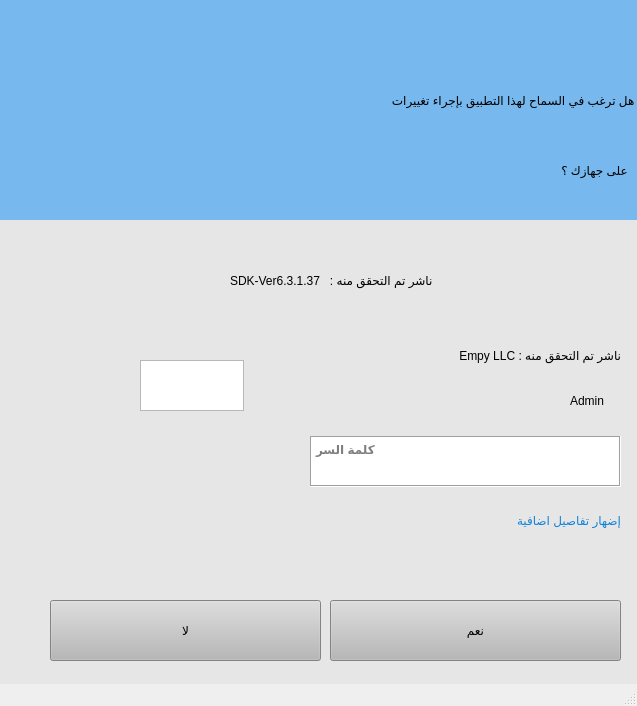
<?xml version="1.0" encoding="UTF-8"?>
<ui version="4.0">
 <class>MainWindow</class>
 <widget class="QMainWindow" name="MainWindow">
  <property name="geometry">
   <rect>
    <x>0</x>
    <y>0</y>
    <width>637</width>
    <height>706</height>
   </rect>
  </property>
  <property name="windowTitle">
   <string>MainWindow</string>
  </property>
  <widget class="QWidget" name="centralwidget">
   <widget class="QLabel" name="label">
    <property name="geometry">
     <rect>
      <x>0</x>
      <y>-20</y>
      <width>641</width>
      <height>241</height>
     </rect>
    </property>
    <property name="styleSheet">
     <string notr="true">background-color:rgb(119, 184, 238);
font: 75 16pt &quot;MS Shell Dlg 2&quot;;</string>
    </property>
    <property name="text">
     <string>  هل ترغب في السماح لهذا التطبيق بإجراء تغييرات</string>
    </property>
   </widget>
   <widget class="QLabel" name="label_4">
    <property name="geometry">
     <rect>
      <x>0</x>
      <y>220</y>
      <width>641</width>
      <height>471</height>
     </rect>
    </property>
    <property name="styleSheet">
     <string notr="true">background-color:rgb(230, 230, 230);
font: 75 16pt &quot;MS Shell Dlg 2&quot;;
color:rgb(17, 131, 215)</string>
    </property>
    <property name="inputMethodHints">
     <set>Qt::ImhHiddenText</set>
    </property>
    <property name="text">
     <string/>
    </property>
   </widget>
   <widget class="QLabel" name="label_6">
    <property name="geometry">
     <rect>
      <x>570</x>
      <y>380</y>
      <width>91</width>
      <height>41</height>
     </rect>
    </property>
    <property name="styleSheet">
     <string notr="true">background-color:rgb(230, 230, 230);
font: 75 10pt &quot;MS Shell Dlg 2&quot;;
color:rgb(0, 0, 0)</string>
    </property>
    <property name="text">
     <string>Admin</string>
    </property>
   </widget>
   <widget class="QLabel" name="label_3">
    <property name="geometry">
     <rect>
      <x>120</x>
      <y>490</y>
      <width>501</width>
      <height>61</height>
     </rect>
    </property>
    <property name="styleSheet">
     <string notr="true">background-color:rgb(230, 230, 230);
font: 75 14pt &quot;MS Shell Dlg 2&quot;;
color:rgb(17, 131, 215)</string>
    </property>
    <property name="text">
     <string>إضهار تفاصيل اضافية  </string>
    </property>
   </widget>
   <widget class="QLabel" name="label_7">
    <property name="geometry">
     <rect>
      <x>550</x>
      <y>250</y>
      <width>71</width>
      <height>61</height>
     </rect>
    </property>
    <property name="text">
     <string/>
    </property>
    <property name="pixmap">
     <pixmap>icons/add-to-28.svg</pixmap>
    </property>
    <property name="scaledContents">
     <bool>true</bool>
    </property>
   </widget>
   <widget class="QLabel" name="label_8">
    <property name="geometry">
     <rect>
      <x>230</x>
      <y>250</y>
      <width>291</width>
      <height>61</height>
     </rect>
    </property>
    <property name="styleSheet">
     <string notr="true">background-color:rgb(230, 230, 230);
font: 75 10pt &quot;MS Shell Dlg 2&quot;;
color:rgb(0, 0, 0)</string>
    </property>
    <property name="text">
     <string>SDK-Ver6.3.1.37   : ناشر تم التحقق منه</string>
    </property>
   </widget>
   <widget class="QLabel" name="label_5">
    <property name="geometry">
     <rect>
      <x>330</x>
      <y>330</y>
      <width>291</width>
      <height>51</height>
     </rect>
    </property>
    <property name="styleSheet">
     <string notr="true">background-color:rgb(230, 230, 230);
font: 75 10pt &quot;MS Shell Dlg 2&quot;;
color:rgb(0, 0, 0)</string>
    </property>
    <property name="text">
     <string>ناشر تم التحقق منه : Empy LLC</string>
    </property>
   </widget>
   <widget class="QLabel" name="label_2">
    <property name="geometry">
     <rect>
      <x>130</x>
      <y>130</y>
      <width>501</width>
      <height>81</height>
     </rect>
    </property>
    <property name="styleSheet">
     <string notr="true">background-color:rgb(119, 184, 238);
font: 75 16pt &quot;MS Shell Dlg 2&quot;;</string>
    </property>
    <property name="text">
     <string> على جهازك ؟ </string>
    </property>
   </widget>
   <widget class="QPushButton" name="pushButton_2">
    <property name="geometry">
     <rect>
      <x>50</x>
      <y>600</y>
      <width>271</width>
      <height>61</height>
     </rect>
    </property>
    <property name="styleSheet">
     <string notr="true">background-color:rgb(184, 184, 184);
font: 75 16pt &quot;MS Shell Dlg 2&quot;;</string>
    </property>
    <property name="text">
     <string>لا</string>
    </property>
   </widget>
   <widget class="QPushButton" name="btnYes">
    <property name="geometry">
     <rect>
      <x>330</x>
      <y>600</y>
      <width>291</width>
      <height>61</height>
     </rect>
    </property>
    <property name="styleSheet">
     <string notr="true">background-color:rgb(184, 184, 184);
font: 75 16pt &quot;MS Shell Dlg 2&quot;;</string>
    </property>
    <property name="text">
     <string>نعم</string>
    </property>
   </widget>
   <widget class="QTextEdit" name="txtpassword">
    <property name="geometry">
     <rect>
      <x>310</x>
      <y>436</y>
      <width>311</width>
      <height>51</height>
     </rect>
    </property>
    <property name="font">
     <font>
      <weight>75</weight>
      <bold>true</bold>
      <strikeout>false</strikeout>
      <stylestrategy>PreferAntialias</stylestrategy>
      <kerning>false</kerning>
     </font>
    </property>
    <property name="tabletTracking">
     <bool>true</bool>
    </property>
    <property name="layoutDirection">
     <enum>Qt::LeftToRight</enum>
    </property>
    <property name="autoFillBackground">
     <bool>false</bool>
    </property>
    <property name="locale">
     <locale language="English" country="Cameroon"/>
    </property>
    <property name="inputMethodHints">
     <set>Qt::ImhHiddenText</set>
    </property>
    <property name="frameShape">
     <enum>QFrame::Box</enum>
    </property>
    <property name="sizeAdjustPolicy">
     <enum>QAbstractScrollArea::AdjustToContentsOnFirstShow</enum>
    </property>
    <property name="autoFormatting">
     <set>QTextEdit::AutoBulletList</set>
    </property>
    <property name="tabChangesFocus">
     <bool>false</bool>
    </property>
    <property name="html">
     <string extracomment="hgjg">&lt;!DOCTYPE HTML PUBLIC &quot;-//W3C//DTD HTML 4.0//EN&quot; &quot;http://www.w3.org/TR/REC-html40/strict.dtd&quot;&gt;
&lt;html&gt;&lt;head&gt;&lt;meta name=&quot;qrichtext&quot; content=&quot;1&quot; /&gt;&lt;style type=&quot;text/css&quot;&gt;
p, li { white-space: pre-wrap; }
&lt;/style&gt;&lt;/head&gt;&lt;body style=&quot; font-family:'MS Shell Dlg 2'; font-size:7.8pt; font-weight:600; font-style:normal;&quot;&gt;
&lt;p style=&quot;-qt-paragraph-type:empty; margin-top:0px; margin-bottom:0px; margin-left:0px; margin-right:0px; -qt-block-indent:0; text-indent:0px; font-weight:400;&quot;&gt;&lt;br /&gt;&lt;/p&gt;&lt;/body&gt;&lt;/html&gt;</string>
    </property>
    <property name="overwriteMode">
     <bool>true</bool>
    </property>
    <property name="acceptRichText">
     <bool>true</bool>
    </property>
    <property name="textInteractionFlags">
     <set>Qt::TextEditorInteraction</set>
    </property>
    <property name="placeholderText">
     <string notr="true">كلمة السر</string>
    </property>
   </widget>
   <widget class="QPlainTextEdit" name="plainTextEdit">
    <property name="geometry">
     <rect>
      <x>140</x>
      <y>360</y>
      <width>104</width>
      <height>51</height>
     </rect>
    </property>
    <property name="contextMenuPolicy">
     <enum>Qt::DefaultContextMenu</enum>
    </property>
    <property name="inputMethodHints">
     <set>Qt::ImhHiddenText|Qt::ImhMultiLine</set>
    </property>
   </widget>
  </widget>
  <widget class="QStatusBar" name="statusbar"/>
 </widget>
 <resources/>
 <connections/>
</ui>
